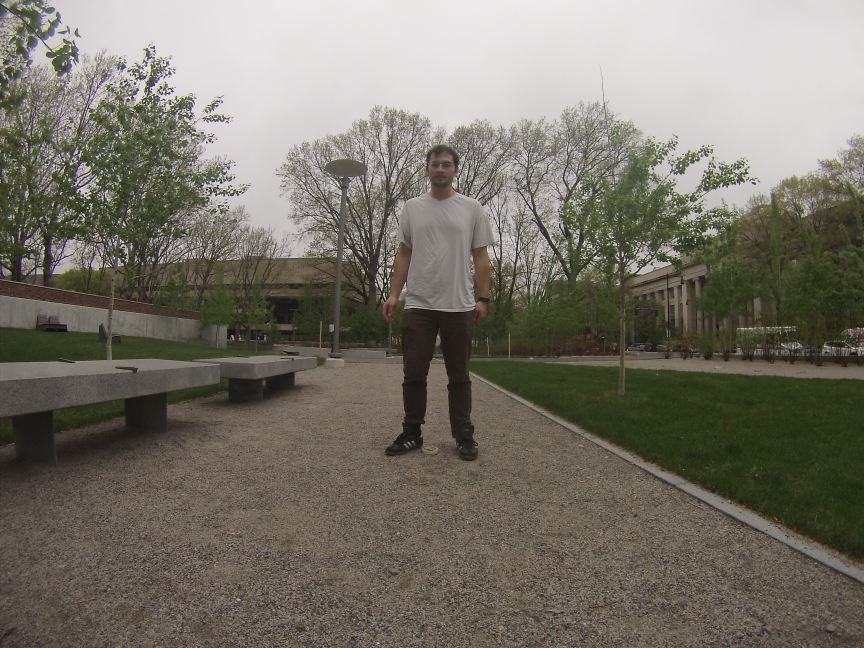
#> input picture examples/reference_image.JPG, 2592 x 1944 px, given in place of ref_video.MP4, which was not available (shown at 1/3 size)
$ python ped_detect_2.py   (Python 2 division)
#> lines starting #> are read from the running program, lines starting #| are printed output that depends on the picture; after the words box and inside, x2 and y2 are one past the last pixel; in counts of white or black regions, pixels touching at a corner belong together; pictures that were not available may be replaced by others from this repository, and a replacement may not be noted

from collections import deque
import numpy as np
import imutils
import cv2
import datetime
from imutils.object_detection import non_max_suppression
import gehl_detect as gd

import json
# same as process_video.py but also using alternate haarcascades classifiers... should be extended to use different classifiers to measure different features and finding overlap using nms
# Macintosh:opencv-haar-classifier-training marioag$ opencv_traincascade -data classifier -vec samples.vec -bg negatives.txt -numStages 20 -minHitRate 0.999 -maxFalseAlarmRate 0.5 -numPos 1000 -numNeg 600 -w 80 -h 40 -mode ALL -precalcValBufSize 1024 -precalcIdxBufSize 1024
# images = "/Users/Mario/Desktop/originalPics/2002/07/28/big/"

# imgs = gd.get_jpgs(images)
# print imgs
Lear_cascade = cv2.CascadeClassifier('/Users/marioag/Documents/GitHub/gehl-detect/ocv2/opencv/data/haarcascades/haarcascade_fullbody.xml')
face_cascade = cv2.CascadeClassifier('/Users/marioag/Documents/GitHub/gehl-detect/ocv2/opencv/data/haarcascades/haarcascade_profileface.xml')
# bod_cascade = cv2.CascadeClassifier("/Users/Mario/Documents/mit-github-projects/gehl/Gehl/opencv/data/lbpcascades/lbpcascade_frontalface.xml")


# read a video from file
vidPath = "examples/ref_video.MP4"
video = cv2.VideoCapture(vidPath)

hog = cv2.HOGDescriptor()
hog.setSVMDetector(cv2.HOGDescriptor_getDefaultPeopleDetector())

# dictionary that will hold timestamp:[lx, ly, ux, uy]
coords = {}

# dictionary to hold the number of nms boxes per timestamp
count = {}

j=0
while True:

    start = datetime.datetime.now()  # sets up a timer
    tstamp = str((datetime.datetime.now() - start).total_seconds())
    # grab the current frame
    (grabbed, frame) = video.read()
#> frame is the input picture: shape (1944, 2592, 3); mean B, G, R 104.5, 115.2, 119.2
    # detect people in the image

    image = imutils.resize(frame, width=min(800, frame.shape[1]))
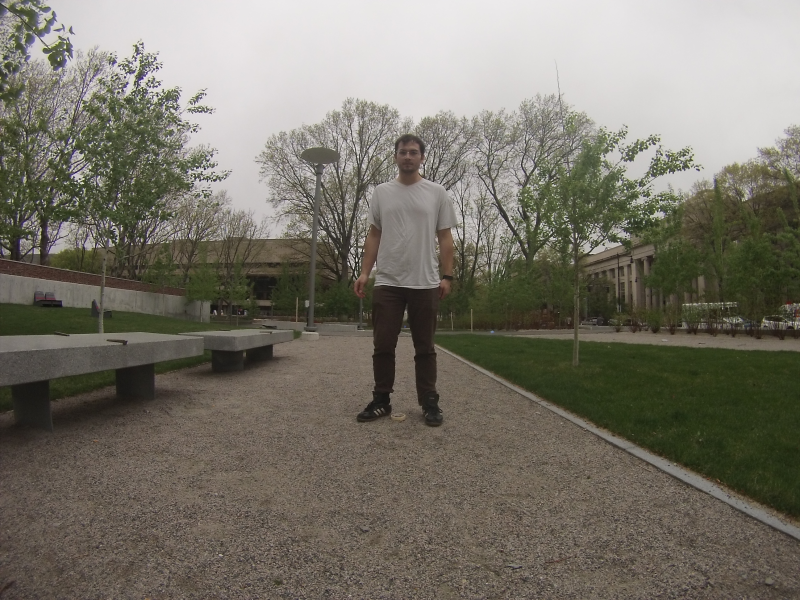
#> image: shape (600, 800, 3); mean B, G, R 104.5, 115.2, 119.2

    gray = cv2.cvtColor(image, cv2.COLOR_BGR2GRAY)
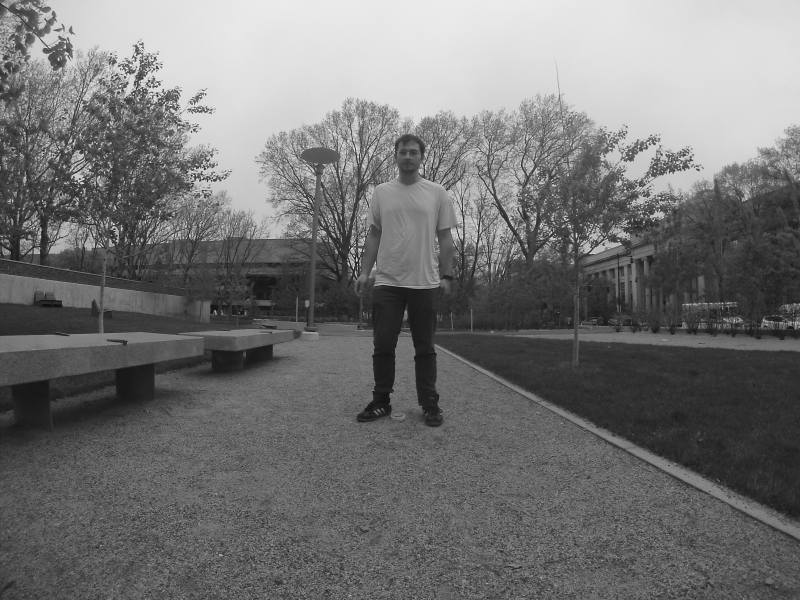
#> gray: shape (600, 800); min 13, max 243, mean 115.2
    legs = face_cascade.detectMultiScale(gray, 1.3, 5)
#> legs = ()
    for (x, y, w, h) in legs:
        rect = cv2.rectangle(image, (x, y), (x + w, y + h), (255, 0, 0), 2)
        print len(rect)
        roi_gray = gray[y:y + h, x:x + w]
        roi_color = image[y:y + h, x:x + w]
#> this loop made 0 passes

    (rects, weights) = hog.detectMultiScale(image, winStride=(4, 4), padding=(2, 2), scale=1.5)
#> rects = [[299, 79, 216, 432]]; weights = [1.32]
    for (x, y, w, h) in rects:
        cv2.rectangle(image, (x, y), (x + w, y + h), (0, 0, 255), 2)
#> this loop made 1 pass
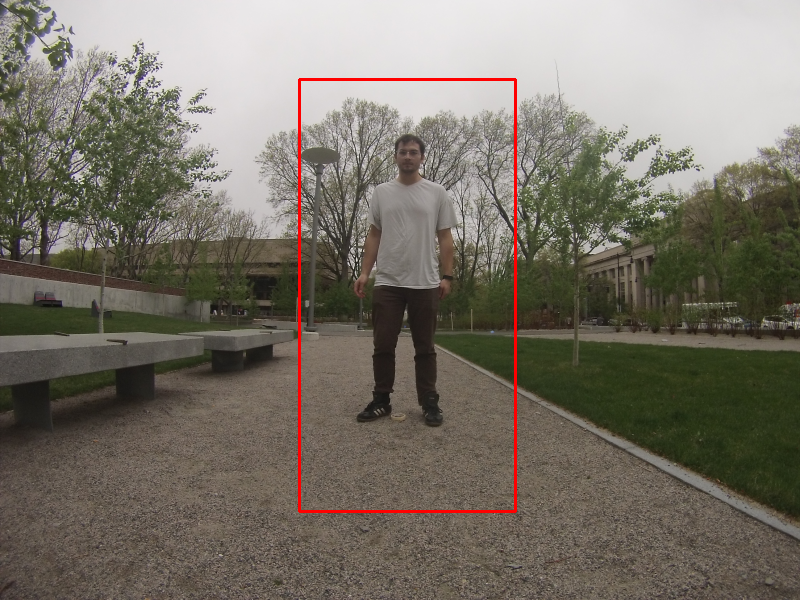
#> image: shape (600, 800, 3); 0.81% of pixels changed, all inside (x1, y1, x2, y2) = (298, 78, 517, 513)

    # apply non-maxima suppression to the bounding boxes using a
    # fairly large overlap threshold to try to maintain overlapping
    # boxes that are still people

    rects = np.array([[x, y, x + w, y + h] for (x, y, w, h) in rects])
#> rects = [[299, 79, 515, 511]]
    pick = non_max_suppression(rects, probs=None, overlapThresh=0.65)
#> pick = [[299, 79, 515, 511]]

    for (xA, yA, xB, yB) in pick:
        i = 0
        i < 1000
        nRect = [xA, yA, xB, yB]
        nImg = cv2.rectangle(image, (xA, yA), (xB, yB), (0, 255, 0), 2)
        # cnts = cv2.findContours(image, cv2.RETR_EXTERNAL, cv2.CHAIN_APPROX_SIMPLE)[-2]

        # writes tstamp and bounding box coordinates to coords
        coords.update({tstamp: nRect})

        # writes timestamp and # of boxes to count
        count.update({tstamp: len(pick)})

        print count
#> this loop made 1 pass
#> (xA, yA, xB, yB, i) on pass 1: (299, 79, 515, 511, 0)
#| {'2.3e-05': 1}
#> after the loop, coords = {'2.3e-05': [299, 79, 515, 511]}; count = {'2.3e-05': 1}
        # print "lower center point X is: ", xA, "lower center point Y is: ", (yB + yA) / 2
    cv2.imwrite('/Users/marioag/Documents/GitHub/gehl-detect/out/find_features/vid_from_file/image{}.png'.format(j), image)
    j +=1
    # cv2.imshow('img', image)
    # cv2.waitKey(1)
    # cv2.destroyAllWindows()
